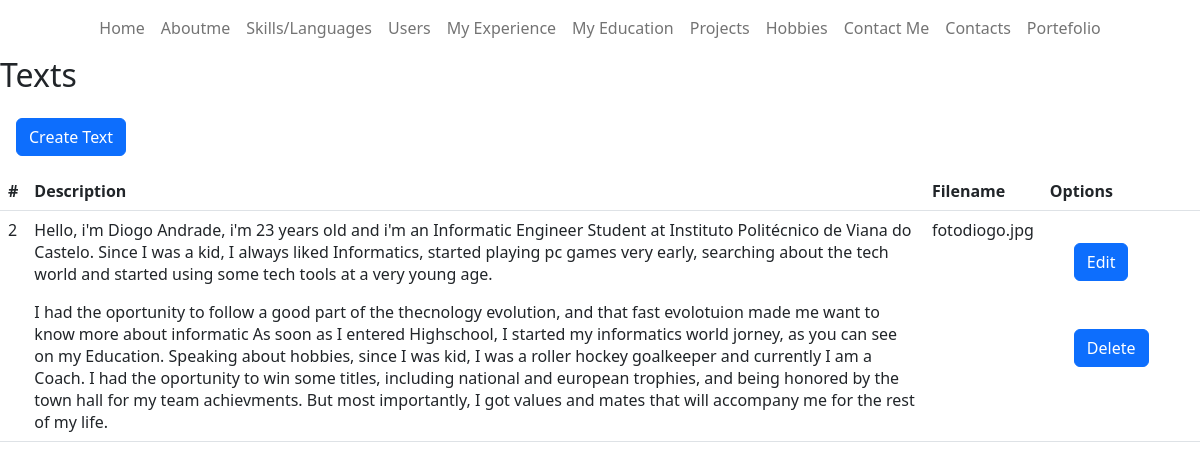
The app's page /CMS/pages/about/read.php with its own data.
### tables this page shows
CREATE TABLE `aboutme` (
  `id` int(11) NOT NULL,
  `description` varchar(5000) NOT NULL,
  `filename` varchar(50) DEFAULT NULL
);

### CMS/pages/about/read.php (the view, shortened to what this page needs)
<?php
$pdo = pdo_connect_mysql();
$page = isset($_GET['page']) && is_numeric($_GET['page']) ? (int)$_GET['page'] : 1;
$records_per_page = 20;
$stmt = $pdo->prepare('SELECT * FROM aboutme ORDER BY id LIMIT :current_page, :record_per_page');
$stmt->bindValue(':current_page', ($page-1)*$records_per_page, PDO::PARAM_INT);
$stmt->bindValue(':record_per_page', $records_per_page, PDO::PARAM_INT);
$stmt->execute();
$texts = $stmt->fetchAll(PDO::FETCH_ASSOC);
?>
<div class="content read">
<?php
require_once "../../navbars/navbaradmin.php";
?>
	<h2>Texts</h2>
    <button onclick="window.location.href='./create.php'" class="create-text btn btn-primary m-3">Create Text</button>
	<table class="table">
        <thead>
            <tr>
                <th>#</th>
                <th>Description</th>
                <th>Filename</th>
                <th>Options</th>
            </tr>
        </thead>
        <tbody>
            <?php foreach ($texts as $text): ?>
            <tr>
                <td><?=$text['id']?></td>
                <td><?=$text['description']?></td>
                <td><?=$text['filename']?></td>
                <td class="actions">
                <?php echo "<a href=\"update.php?id={$text['id']}\" class=\"edit\"><button type='button' class='btn btn-primary m-4'>Edit</button></a>"?>
                <?php echo "<a href=\"delete.php?id={$text['id']}\" class=\"trash\"><button type='button' class='btn btn-primary m-4'>Delete</button> </a>"?>
                </td>
            </tr>
            <?php endforeach; ?>
        </tbody>
    </table>
</div>

### records on screen
aboutme: id "2", description "Hello, i'm Diogo Andrade, i'm 23 years old and i'm an Informatic Engineer Student at Instituto Politécnico de Viana do Castelo. Since I was a kid, I always liked Informatics, started playing pc games very early, searching about the tech world and started using some tech tools at a very young age. I had the oportunity to follow a good part of the thecnology evolution, and that fast evolotuion made me want to know more about informatic As soon as I entered Highschool, I started my informatics world jorney, as you can see on my Education. Speaking about hobbies, since I was kid, I was a roller hockey goalkeeper and currently I am a Coach. I had the oportunity to win some titles, including…", filename "fotodiogo.jpg"
